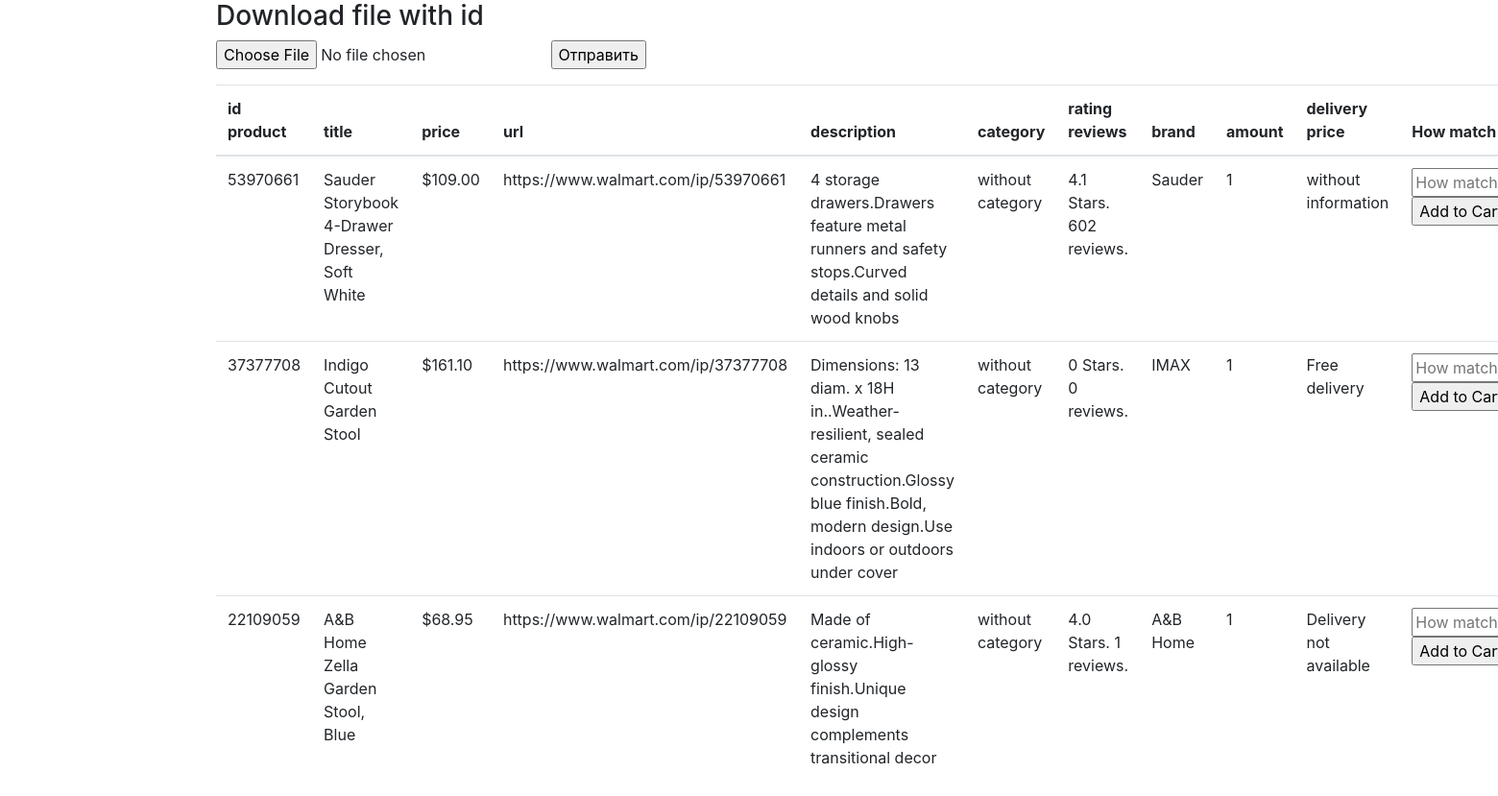
Before: / with the older database file.
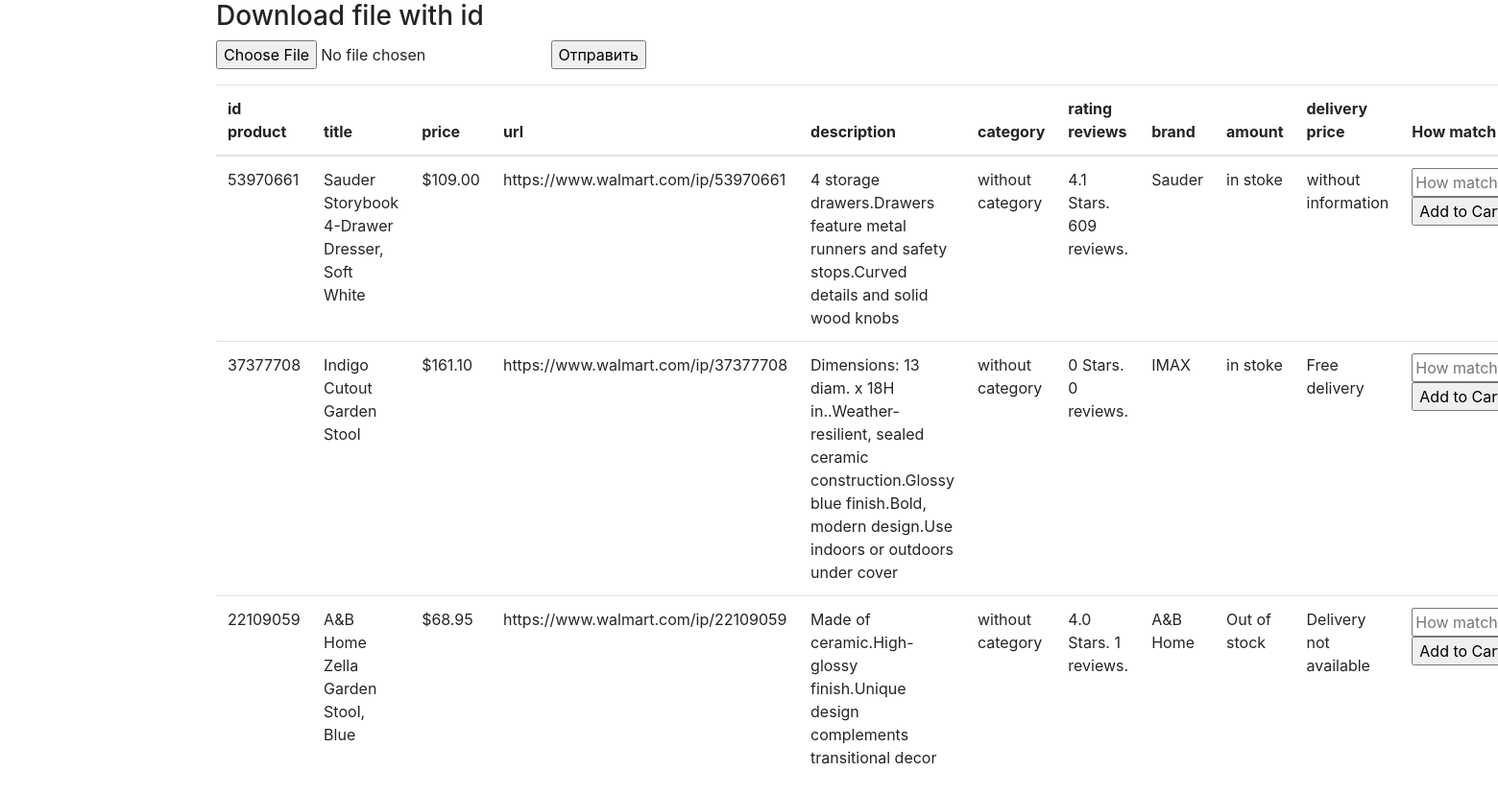
After: the same page with the newer database file.
### market/models.py (models this page shows, shortened)
class Product(models.Model):
    id_product = models.CharField(max_length=30, db_index=True)
    title = models.CharField(max_length=350, unique=True, db_index=True)
    price = models.CharField(max_length=30, db_index=True)
    url = models.CharField(max_length=350, unique=True, db_index=True)
    description = models.TextField(max_length=5000,db_index=True)
    category = models.CharField(max_length=100, db_index=True)
    rating_reviews = models.CharField(default="without rating",max_length=100, db_index=True)
    in_stock = models.CharField(max_length=100, db_index=True)
    brand = models.CharField(default="without brand",max_length=100, db_index=True)
    amount = models.CharField(default="quantity not indicated",max_length=10, db_index=True)
    delivery_price = models.CharField(default="Free delivery",max_length=30, db_index=True)

### market/views.py (the view)
# urls.py: path('', views.products, name='products'),
def products(request):
    if "text" in request.POST and "text1" in request.POST:
        HowMatchProducts(request.POST)
        sum_product = request.POST['text']
        id_product = request.POST['text1']
        pick_products(int(sum_product),id_product)
    if "file" in request.FILES:
        UploadFileForm(request.POST, request.FILES)
        file_with_id_products(request.FILES['file'])
    return render(request, 'market/site_page.html', {'products': Product.objects.all()})

### market/templates/market/site_page.html (shortened to what this page needs)
<!DOCTYPE html>
{% load static %}
<html lang="en">
<head>
  <link rel="stylesheet" href="https://maxcdn.bootstrapcdn.com/bootstrap/4.4.1/css/bootstrap.min.css">
</head>
<body>
<div class="container">
  <form enctype="multipart/form-data" method="post" >{% csrf_token %}
      <h3> Download file with id</h3>
   <p><input type="file" name="file">
   <input type="submit" value="Отправить"></p>
  </form>
  <table class="table table-hover">
    <thead>
      <tr>
        <th>id product</th>
        <th>title</th>
        <th>price</th>
          <th>url</th>
          <th>description</th>
          <th>category</th>
          <th>rating reviews</th>
           <th>brand</th>
          <th>amount</th>
          <th>delivery price</th>
          <th>How match</th>
      </tr>
    </thead>
    <tbody>
    {% for product in products %}
      <tr>
          <td>{{ product.id_product }}</td>
          <td>{{ product.title }}</td>
          <td>{{ product.price }}</td>
          <td>{{ product.url }}</td>
          <td>{{ product.description }}</td>
          <td>{{ product.category }}</td>
          <td>{{ product.rating_reviews }}</td>
          <td>{{ product.brand }}</td>
          <td>{{ product.in_stock }}</td>
          <td>{{ product.delivery_price }}</td>
         <td>  <form action="{% url 'products'%}" method="post" >
   <p><input type="text" name="text"required placeholder="How match products">
   <input type="submit" value="Add to Cart"></p>
  </form></td>
          {%endfor%}
      </tr>
    </tbody>
  </table>
</div>
</body>
</html>

Changed rows visible on the page:
removed Product: id_product "53970661", title "Sauder Storybook 4-Drawer Dresser, Soft White", price "$109.00", url "https://www.walmart.com/ip/53970661", description "4 storage drawers.Drawers feature metal runners and safety stops.Curved details and solid wood knobs", category "without category", rating_reviews "4.1 Stars. 602 reviews.", brand "Sauder", in_stock "1", delivery_price "without information"
removed Product: id_product "37377708", title "Indigo Cutout Garden Stool", price "$161.10", url "https://www.walmart.com/ip/37377708", description "Dimensions: 13 diam. x 18H in..Weather-resilient, sealed ceramic construction.Glossy blue finish.Bold, modern design.Use indoors or outdoors under cover", category "without category", rating_reviews "0 Stars. 0 reviews.", brand "IMAX", in_stock "1", delivery_price "Free delivery"
removed Product: id_product "22109059", title "A&B Home Zella Garden Stool, Blue", price "$68.95", url "https://www.walmart.com/ip/22109059", description "Made of ceramic.High-glossy finish.Unique design complements transitional decor", category "without category", rating_reviews "4.0 Stars. 1 reviews.", brand "A&B Home", in_stock "1", delivery_price "Delivery not available"
added Product: id_product "53970661", title "Sauder Storybook 4-Drawer Dresser, Soft White", price "$109.00", url "https://www.walmart.com/ip/53970661", description "4 storage drawers.Drawers feature metal runners and safety stops.Curved details and solid wood knobs", category "without category", rating_reviews "4.1 Stars. 609 reviews.", brand "Sauder", in_stock "in stoke", delivery_price "without information"
added Product: id_product "37377708", title "Indigo Cutout Garden Stool", price "$161.10", url "https://www.walmart.com/ip/37377708", description "Dimensions: 13 diam. x 18H in..Weather-resilient, sealed ceramic construction.Glossy blue finish.Bold, modern design.Use indoors or outdoors under cover", category "without category", rating_reviews "0 Stars. 0 reviews.", brand "IMAX", in_stock "in stoke", delivery_price "Free delivery"
added Product: id_product "22109059", title "A&B Home Zella Garden Stool, Blue", price "$68.95", url "https://www.walmart.com/ip/22109059", description "Made of ceramic.High-glossy finish.Unique design complements transitional decor", category "without category", rating_reviews "4.0 Stars. 1 reviews.", brand "A&B Home", in_stock "Out of stock", delivery_price "Delivery not available"
